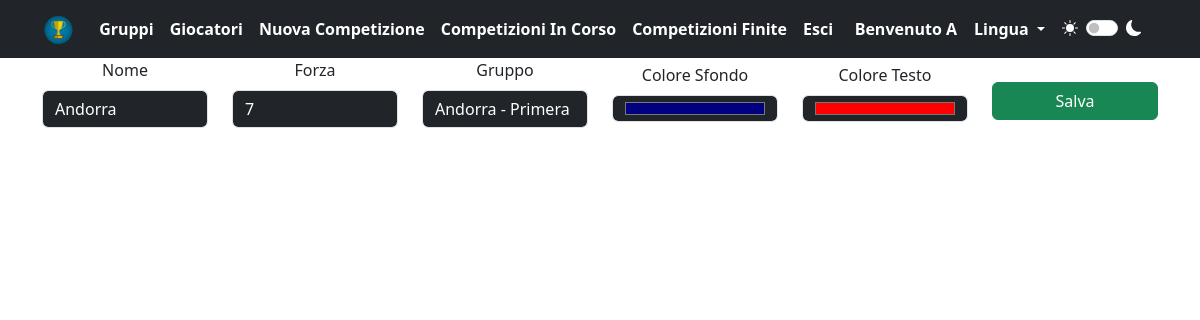
The app's page /index.php?page=azioni&name=modificasquadra&squadra=Andorra (signed in) with its own data.
### tables this page shows
CREATE TABLE `squadre` (
  `utente` varchar(200) NOT NULL,
  `nome` varchar(200) NOT NULL,
  `forza` int(11) NOT NULL,
  `gruppo` varchar(200) NOT NULL DEFAULT '0',
  `colore1` varchar(200) NOT NULL,
  `colore2` varchar(200) NOT NULL
);

### language/italiano.php (called while the page is built, shortened)
<?php
$VCM_save = "Salva";
$VCM_name = "Nome";
$VCM_strength = "Forza";
$VCM_color1 = "Colore Sfondo";
$VCM_color2 = "Colore Testo";
?>

### azioni.php (the view, shortened to what this page needs)
<div class="container">
    <?php
    $user = $_SESSION['username'];
    if (isset($_GET['name']) && isset($_GET['squadra'])) {
        $name = $_GET['name'];
        $squadra = $_GET['squadra'];
        if ($name == "modificasquadra") {
            $sql_select = "SELECT * FROM squadre WHERE utente = ? AND nome = ?";
            $stmt_select = $conn->prepare($sql_select);
            $stmt_select->bind_param("ss", $user, $squadra);
            $stmt_select->execute();
            $result_select = $stmt_select->get_result();
            if ($result_select->num_rows > 0) {
                $row = $result_select->fetch_assoc();
                $nome = $row['nome'];
                $forza = $row['forza'];
                $colore_primario = $row['colore1'];
                $colore_secondario = $row['colore2'];
                $gruppo = $row['gruppo'];
            } else {
                echo $VCM_query1_error . $squadra;
            }
            $query_gruppi = "SELECT nome FROM gruppi WHERE utente = ? ORDER BY nome";
            $stmt_gruppi = $conn->prepare($query_gruppi);
            $stmt_gruppi->bind_param("s", $user);
            $stmt_gruppi->execute();
            $result_gruppi = $stmt_gruppi->get_result();
        }
    ?>
        <form action="index.php?page=azioni&name=modificasquadra&user=<?php echo $user; ?>&squadra=<?php echo urlencode($squadra); ?>" method="post">
            <div class="row align-items-center justify-content-center">
                <div class="col-lg-2 text-center">
                    <div class="mb-3">
                        <label for="<?php echo $VCM_name; ?>" class="form-label"><?php echo $VCM_name; ?></label>
                        <input type="text" class="form-control" id="nome" name="nome" value="<?php echo htmlspecialchars($nome); ?>" required>
                    </div>
                </div>
                <div class="col-lg-2 text-center">
                    <div class="mb-3">
                        <label for="<?php echo $VCM_strength; ?>" class="form-label"><?php echo $VCM_strength; ?></label>
                        <input type="number" class="form-control" id="forza" name="forza" value="<?php echo htmlspecialchars($forza); ?>" required>
                    </div>
                </div>
                <div class="col-lg-2 text-center">
                    <div class="mb-3">
                        <label for="gruppo" class="form-label">Gruppo</label>
                        <select class="form-control" id="gruppo" name="gruppo" required>
                            <?php
                            while ($row = $result_gruppi->fetch_assoc()) :
                                $selected = ($row['nome'] === $gruppo) ? 'selected' : '';
                            ?>
                                <option value="<?php echo htmlspecialchars($row['nome']); ?>" <?php echo $selected; ?>>
                                    <?php echo htmlspecialchars($row['nome']); ?>
                                </option>
                            <?php endwhile; ?>
                        </select>
                    </div>
                </div>
                <div class="col-lg-2 text-center">
                    <div class="mb-3">
                        <label for="<?php echo $VCM_color1; ?>" class="form-label"><?php echo $VCM_color1; ?></label>
                        <input type="color" class="form-control" id="colore_primario" name="colore_primario" value="<?php echo htmlspecialchars($colore_primario); ?>" required>
                    </div>
                </div>
                <div class="col-lg-2 text-center">
                    <div class="mb-3">
                        <label for="<?php echo $VCM_color2; ?>" class="form-label"><?php echo $VCM_color2; ?></label>
                        <input type="color" class="form-control" id="colore_secondario" name="colore_secondario" value="<?php echo htmlspecialchars($colore_secondario); ?>" required>
                    </div>
                </div>
                <div class="col-lg-2">
                    <button type="submit" class="btn btn-success w-100" name="submit_modifica"><?php echo $VCM_save; ?></button>
                </div>
            </div>
        </form>
    <?php
    }
    ?>
</div>

### css/style.css (style rules this page uses)
:root { --primarycolor: #212529; --secondarycolor: #ffffff; --bs-body-color: #ffffff; --bs-body-bg: #212529; --bs-tertiary-bg : #212529; }
body { background-color: var(--secondarycolor); color: var(--primarycolor); }

### records on screen
squadre: nome "Andorra", forza "7", colore_primario "#000080", colore_secondario "#ff0000"

### other values on screen
$VCM_players "Giocatori"
$VCM_comp_in_progress "Competizioni In Corso"
$VCM_comp_finished "Competizioni Finite"
$VCM_logout "Esci"
$VCM_welcome "Benvenuto"
$_SESSION['username'] "A"
$VCM_language "Lingua"
$VCM_name "Nome"
$VCM_strength "Forza"
$VCM_color1 "Colore Sfondo"
$VCM_color2 "Colore Testo"
$VCM_save "Salva"
form field gruppo "Andorra - Primera Divisio"
